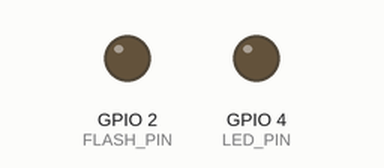
Recording of a sketch running on a simulated ESP32. On the bench: output pins drawn as LEDs (lit = HIGH). WiFi joins after 1.5 s; servers stay silent unless stated; uploads are accepted with an empty reply; the camera gives no picture; what the sketch prints to the serial monitor is not drawn.

Above: at 16.8 s.
At 30.89 s:
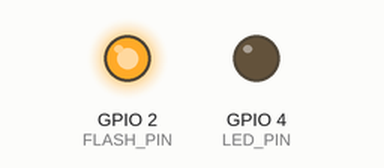
At 31.44 s:
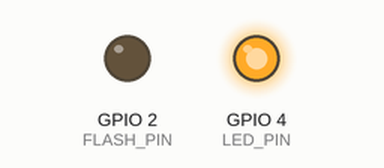
Timing chart, 0 to 43.1 s (numbered marks = the images above):
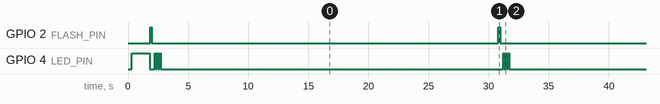

Measured:
- by itself, GPIO 2 (FLASH_PIN): alternates HIGH for 0.16 s and LOW for 30.8 s
- by itself, GPIO 4 (LED_PIN): repeats every 29.0 s: 2 × (HIGH 0.10 s, LOW 0.10 s), HIGH 0.10 s, LOW 28.5 s
- by itself, everything shown: repeats every 31.0 s, in 4 steps

The sketch:

esp32_cam_simple.ino
```cpp
/*
 * ESP32-CAM Simple Smart Waste Management System
 *
 * Fixed version with memory optimization for camera initialization
 *
 * Features:
 * - WiFi connectivity
 * - Image capture and upload
 * - HTTP POST to Django backend
 * - Simple error handling
 * - LED status indicators
 *
 * Hardware: ESP32-CAM module (AI-Thinker or similar)
 *
 * Author: Smart Waste Management System
 * Version: 1.2 (Memory Optimized)
 * Date: 2025
 */

#include "esp_camera.h"
#include <WiFi.h>
#include <HTTPClient.h>

// ============================================================================
// CONFIGURATION - UPDATE THESE VALUES
// ============================================================================

// WiFi Configuration
const char* ssid = "Orange-6B05";
const char* password = "GbYMLNLq7h4";

// Server Configuration
const char* server_url = "http://192.168.1.116:8000";  // ← Updated with correct Django server IP
const char* upload_endpoint = "/api/esp32-cam-upload/"; // ← Custom endpoint for ESP32-CAM
const char* camera_id = "ESP32_CAM_001";              // ← Unique camera identifier

// System Configuration
const int CAPTURE_INTERVAL = 30000;  // 30 seconds between captures
const int LED_PIN = 4;               // Built-in LED pin
const int FLASH_PIN = 2;             // Flash LED pin

// ============================================================================
// GLOBAL VARIABLES
// ============================================================================

bool wifiConnected = false;
int captureCount = 0;
unsigned long lastCaptureTime = 0;

// ============================================================================
// SETUP FUNCTION
// ============================================================================

void setup() {
  Serial.begin(115200);
  Serial.println("\n🚀 ESP32-CAM Smart Waste Management System Starting...");

  // Print memory info
  Serial.printf("📊 Free heap: %d bytes\n", ESP.getFreeHeap());
  Serial.printf("📊 PSRAM found: %s\n", psramFound() ? "Yes" : "No");
  if (psramFound()) {
    Serial.printf("📊 Free PSRAM: %d bytes\n", ESP.getFreePsram());
  }

  // Initialize LED pins
  pinMode(LED_PIN, OUTPUT);
  pinMode(FLASH_PIN, OUTPUT);
  digitalWrite(LED_PIN, LOW);
  digitalWrite(FLASH_PIN, LOW);

  // Initialize camera
  if (!initCamera()) {
    Serial.println("❌ Camera initialization failed!");
    blinkLED(10, 100); // Error indicator
    return;
  }

  // Connect to WiFi
  connectToWiFi();

  // First capture after setup
  if (wifiConnected) {
    captureAndUpload();
  }

  Serial.println("✅ Setup completed successfully!");
}

// ============================================================================
// MAIN LOOP
// ============================================================================

void loop() {
  unsigned long currentTime = millis();

  // Check WiFi connection
  if (WiFi.status() != WL_CONNECTED) {
    Serial.println("⚠️ WiFi disconnected, attempting to reconnect...");
    connectToWiFi();
  }

  // Capture and upload at intervals
  if (wifiConnected && (currentTime - lastCaptureTime >= CAPTURE_INTERVAL)) {
    captureAndUpload();
    lastCaptureTime = currentTime;
  }

  // Small delay to prevent watchdog reset
  delay(1000);
}

// ============================================================================
// CAMERA INITIALIZATION (Memory Optimized)
// ============================================================================

bool initCamera() {
  Serial.println("📸 Initializing camera...");

  camera_config_t config;
  config.ledc_channel = LEDC_CHANNEL_0;
  config.ledc_timer = LEDC_TIMER_0;
  config.pin_d0 = 5;
  config.pin_d1 = 18;
  config.pin_d2 = 19;
  config.pin_d3 = 21;
  config.pin_d4 = 36;
  config.pin_d5 = 39;
  config.pin_d6 = 34;
  config.pin_d7 = 35;
  config.pin_xclk = 0;
  config.pin_pclk = 22;
  config.pin_vsync = 25;
  config.pin_href = 23;
  config.pin_sscb_sda = 26;
  config.pin_sscb_scl = 27;
  config.pin_pwdn = 32;
  config.pin_reset = -1;
  config.xclk_freq_hz = 20000000;
  config.pixel_format = PIXFORMAT_JPEG;
  config.grab_mode = CAMERA_GRAB_WHEN_EMPTY;

  // MEMORY-OPTIMIZED SETTINGS
  if(psramFound()) {
    Serial.println("📊 PSRAM detected - using higher quality settings");
    config.frame_size = FRAMESIZE_SVGA;     // 800x600 (reduced from UXGA)
    config.jpeg_quality = 10;               // High quality
    config.fb_count = 2;                    // Double buffering
    config.fb_location = CAMERA_FB_IN_PSRAM; // Use PSRAM
  } else {
    Serial.println("📊 No PSRAM - using conservative settings");
    config.frame_size = FRAMESIZE_VGA;      // 640x480 (smaller)
    config.jpeg_quality = 15;               // Medium quality
    config.fb_count = 1;                    // Single buffer
    config.fb_location = CAMERA_FB_IN_DRAM;  // Use internal RAM
  }

  // Print configuration
  Serial.printf("📊 Frame size: %d, Quality: %d, FB count: %d\n",
                config.frame_size, config.jpeg_quality, config.fb_count);

  // Initialize camera
  esp_err_t err = esp_camera_init(&config);
  if (err != ESP_OK) {
    Serial.printf("❌ Camera init failed with error 0x%x\n", err);

    // Try even more conservative settings
    Serial.println("🔄 Trying ultra-conservative settings...");
    config.frame_size = FRAMESIZE_QVGA;     // 320x240
    config.jpeg_quality = 20;               // Lower quality
    config.fb_count = 1;                    // Single buffer
    config.fb_location = CAMERA_FB_IN_DRAM;

    err = esp_camera_init(&config);
    if (err != ESP_OK) {
      Serial.printf("❌ Camera init still failed with error 0x%x\n", err);
      return false;
    }
  }

  // Get sensor handle for additional settings
  sensor_t * s = esp_camera_sensor_get();
  if (s) {
    // Additional optimizations
    s->set_brightness(s, 0);     // -2 to 2
    s->set_contrast(s, 0);       // -2 to 2
    s->set_saturation(s, 0);     // -2 to 2
    s->set_special_effect(s, 0); // 0 to 6 (0 - No Effect)
    s->set_whitebal(s, 1);       // 0 = disable , 1 = enable
    s->set_awb_gain(s, 1);       // 0 = disable , 1 = enable
    s->set_wb_mode(s, 0);        // 0 to 4 - if awb_gain enabled
    s->set_exposure_ctrl(s, 1);  // 0 = disable , 1 = enable
    s->set_aec2(s, 0);           // 0 = disable , 1 = enable
    s->set_ae_level(s, 0);       // -2 to 2
    s->set_aec_value(s, 300);    // 0 to 1200
    s->set_gain_ctrl(s, 1);      // 0 = disable , 1 = enable
    s->set_agc_gain(s, 0);       // 0 to 30
    s->set_gainceiling(s, (gainceiling_t)0);  // 0 to 6
    s->set_bpc(s, 0);            // 0 = disable , 1 = enable
    s->set_wpc(s, 1);            // 0 = disable , 1 = enable
    s->set_raw_gma(s, 1);        // 0 = disable , 1 = enable
    s->set_lenc(s, 1);           // 0 = disable , 1 = enable
    s->set_hmirror(s, 0);        // 0 = disable , 1 = enable
    s->set_vflip(s, 0);          // 0 = disable , 1 = enable
    s->set_dcw(s, 1);            // 0 = disable , 1 = enable
    s->set_colorbar(s, 0);       // 0 = disable , 1 = enable
  }

  Serial.println("✅ Camera initialized successfully!");
  Serial.printf("📊 Free heap after init: %d bytes\n", ESP.getFreeHeap());
  return true;
}

// ============================================================================
// WIFI CONNECTION
// ============================================================================

void connectToWiFi() {
  Serial.println("📶 Connecting to WiFi...");
  digitalWrite(LED_PIN, HIGH); // Turn on LED during connection

  WiFi.begin(ssid, password);

  int attempts = 0;
  while (WiFi.status() != WL_CONNECTED && attempts < 20) {
    delay(500);
    Serial.print(".");
    attempts++;
  }

  if (WiFi.status() == WL_CONNECTED) {
    wifiConnected = true;
    digitalWrite(LED_PIN, LOW);
    Serial.println("\n✅ WiFi connected successfully!");
    Serial.print("📡 IP Address: ");
    Serial.println(WiFi.localIP());
    Serial.print("📡 Signal Strength: ");
    Serial.print(WiFi.RSSI());
    Serial.println(" dBm");
  } else {
    wifiConnected = false;
    digitalWrite(LED_PIN, HIGH);
    Serial.println("\n❌ WiFi connection failed!");
    blinkLED(5, 200); // Error indicator
  }
}

// ============================================================================
// IMAGE CAPTURE AND UPLOAD
// ============================================================================

void captureAndUpload() {
  if (!wifiConnected) {
    Serial.println("⚠️ WiFi not connected, skipping capture");
    return;
  }

  captureCount++;
  Serial.println("\n📸 Starting image capture #" + String(captureCount));
  Serial.printf("📊 Free heap before capture: %d bytes\n", ESP.getFreeHeap());

  // Turn on flash for better image quality
  digitalWrite(FLASH_PIN, HIGH);
  delay(100);

  // Capture image
  camera_fb_t * fb = esp_camera_fb_get();
  if (!fb) {
    Serial.println("❌ Camera capture failed");
    digitalWrite(FLASH_PIN, LOW);
    return;
  }

  // Turn off flash
  digitalWrite(FLASH_PIN, LOW);

  Serial.printf("📊 Image captured: %dx%d, %d bytes\n",
                fb->width, fb->height, fb->len);
  Serial.printf("📊 Free heap after capture: %d bytes\n", ESP.getFreeHeap());

  // Upload image
  bool uploadSuccess = uploadImage(fb->buf, fb->len);

  // Release frame buffer
  esp_camera_fb_return(fb);
  Serial.printf("📊 Free heap after release: %d bytes\n", ESP.getFreeHeap());

  if (uploadSuccess) {
    Serial.println("✅ Image uploaded successfully!");
    blinkLED(3, 100); // Success indicator
  } else {
    Serial.println("❌ Image upload failed!");
    blinkLED(10, 50); // Error indicator
  }
}

// ============================================================================
// IMAGE UPLOAD TO SERVER
// ============================================================================

bool uploadImage(uint8_t* imageData, size_t imageSize) {
  HTTPClient http;
  String url = String(server_url) + String(upload_endpoint);

  Serial.println("📤 Uploading image to: " + url);

  http.begin(url);
  http.addHeader("X-Camera-ID", camera_id);
  http.addHeader("X-Camera-Type", "ESP32-CAM");
  http.addHeader("X-Analysis-Type", "WASTE_CLASSIFICATION");
  http.addHeader("Content-Type", "image/jpeg");
  http.addHeader("Content-Length", String(imageSize));
  http.setTimeout(30000); // 30 second timeout

  Serial.println("🔍 Sending raw binary image data, size: " + String(imageSize));

  int httpResponseCode = http.POST(imageData, imageSize);

  if (httpResponseCode > 0) {
    String response = http.getString();
    Serial.println("📡 HTTP Response Code: " + String(httpResponseCode));
    Serial.println("📡 Response: " + response.substring(0, 200));

    if (httpResponseCode == 201 || httpResponseCode == 200) {
      Serial.println("✅ Image uploaded successfully!");
      http.end();
      return true;
    } else {
      Serial.println("⚠️ Upload failed with code: " + String(httpResponseCode));
    }
  } else {
    Serial.println("❌ HTTP request failed: " + String(httpResponseCode));
  }

  http.end();
  return false;
}

// ============================================================================
// UTILITY FUNCTIONS
// ============================================================================

void blinkLED(int times, int delayMs) {
  for (int i = 0; i < times; i++) {
    digitalWrite(LED_PIN, HIGH);
    delay(delayMs);
    digitalWrite(LED_PIN, LOW);
    delay(delayMs);
  }
}

// ============================================================================
// END OF CODE
// ============================================================================
```
